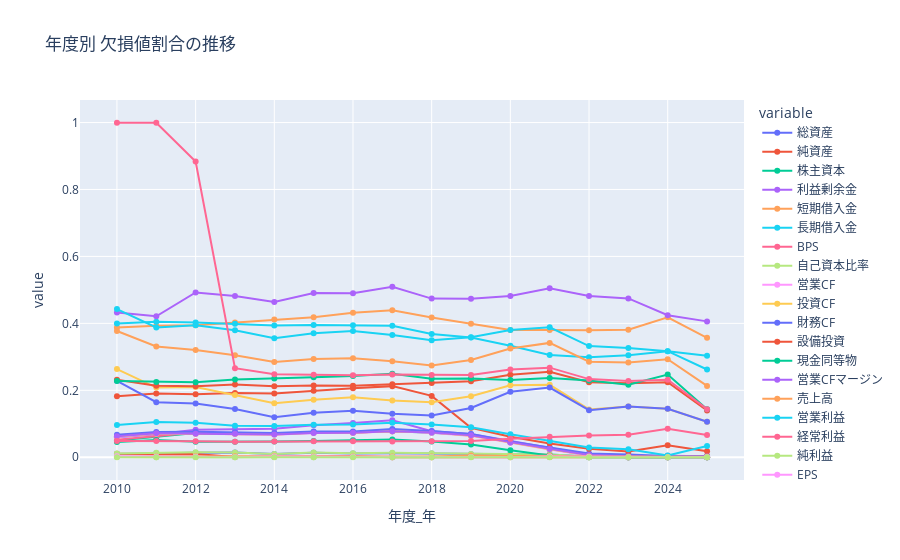

The cell this chart's notebook holds for it:
### Markdown cell above
### ☑️ 年ごとの欠損率の傾向を確認

### Code cell
df = df_ALL_DATAs.copy()
df["年度_年"] = df["年度"].astype(str).str[:4].astype(int)
missing_ratio_by_year = (
    df.drop(columns=["コード", "年度"])
    .groupby("年度_年")
    .agg(lambda g: g.isnull().mean())
    .reset_index()
)
missing_ratio_by_year = missing_ratio_by_year.set_index("年度_年")
fig = px.line(
    missing_ratio_by_year,
    title="年度別 欠損値割合の推移",
    markers=True,
)
fig.show()

### Figure 1 — Plotly figure (JSON) as saved in the notebook; plotly's stock layout.template omitted (floating-point values rounded to 4 significant figures)
{"data": [{"hovertemplate": "variable=総資産<br>年度_年=%{x}<br>value=%{y}<extra></extra>", "legendgroup": "総資産", "line": {"color": "#636efa", "dash": "solid"}, "marker": {"symbol": "circle"}, "mode": "lines+markers", "name": "総資産", "orientation": "v", "showlegend": true, "type": "scatter", "x": [2010, 2011, 2012, 2013, 2014, 2015, 2016, 2017, 2018, 2019, 2020, 2021, 2022, 2023, 2024, 2025], "xaxis": "x", "y": [0.009521, 0.01177, 0.01368, 0.01391, 0.009401, 0.01369, 0.01134, 0.01179, 0.01097, 0.008682, 0.008623, 0.008081, 0.002011, 0.0, 5.407e-05, 0.0], "yaxis": "y"}, {"hovertemplate": "variable=純資産<br>年度_年=%{x}<br>value=%{y}<extra></extra>", "legendgroup": "純資産", "line": {"color": "#EF553B", "dash": "solid"}, "marker": {"symbol": "circle"}, "mode": "lines+markers", "name": "純資産", "orientation": "v", "showlegend": true, "type": "scatter", "x": [2010, 2011, 2012, 2013, 2014, 2015, 2016, 2017, 2018, 2019, 2020, 2021, 2022, 2023, 2024, 2025], "xaxis": "x", "y": [0.01018, 0.008909, 0.009947, 0.0009072, 0.001175, 0.001426, 0.002767, 0.000268, 0.0002612, 0.0007661, 0.0007608, 0.0005051, 0.0002513, 0.0, 5.407e-05, 0.0], "yaxis": "y"}, {"hovertemplate": "variable=株主資本<br>年度_年=%{x}<br>value=%{y}<extra></extra>", "legendgroup": "株主資本", "line": {"color": "#00cc96", "dash": "solid"}, "marker": {"symbol": "circle"}, "mode": "lines+markers", "name": "株主資本", "orientation": "v", "showlegend": true, "type": "scatter", "x": [2010, 2011, 2012, 2013, 2014, 2015, 2016, 2017, 2018, 2019, 2020, 2021, 2022, 2023, 2024, 2025], "xaxis": "x", "y": [0.0499, 0.06077, 0.07274, 0.07076, 0.06962, 0.07444, 0.07416, 0.07797, 0.07313, 0.06588, 0.04489, 0.02424, 0.005026, 0.0, 5.407e-05, 0.0], "yaxis": "y"}, {"hovertemplate": "variable=利益剰余金<br>年度_年=%{x}<br>value=%{y}<extra></extra>", "legendgroup": "利益剰余金", "line": {"color": "#ab63fa", "dash": "solid"}, "marker": {"symbol": "circle"}, "mode": "lines+markers", "name": "利益剰余金", "orientation": "v", "showlegend": true, "type": "scatter", "x": [2010, 2011, 2012, 2013, 2014, 2015, 2016, 2017, 2018, 2019, 2020, 2021, 2022, 2023, 2024, 2025], "xaxis": "x", "y": [0.05975, 0.06904, 0.08237, 0.08467, 0.08549, 0.09584, 0.1021, 0.1107, 0.07757, 0.06946, 0.04819, 0.02778, 0.007791, 0.00321, 0.004704, 0.003073], "yaxis": "y"}, {"hovertemplate": "variable=短期借入金<br>年度_年=%{x}<br>value=%{y}<extra></extra>", "legendgroup": "短期借入金", "line": {"color": "#FFA15A", "dash": "solid"}, "marker": {"symbol": "circle"}, "mode": "lines+markers", "name": "短期借入金", "orientation": "v", "showlegend": true, "type": "scatter", "x": [2010, 2011, 2012, 2013, 2014, 2015, 2016, 2017, 2018, 2019, 2020, 2021, 2022, 2023, 2024, 2025], "xaxis": "x", "y": [0.3874, 0.3929, 0.3945, 0.4028, 0.4116, 0.4181, 0.4317, 0.4392, 0.4173, 0.3986, 0.3802, 0.3803, 0.3792, 0.3812, 0.4183, 0.3568], "yaxis": "y"}, {"hovertemplate": "variable=長期借入金<br>年度_年=%{x}<br>value=%{y}<extra></extra>", "legendgroup": "長期借入金", "line": {"color": "#19d3f3", "dash": "solid"}, "marker": {"symbol": "circle"}, "mode": "lines+markers", "name": "長期借入金", "orientation": "v", "showlegend": true, "type": "scatter", "x": [2010, 2011, 2012, 2013, 2014, 2015, 2016, 2017, 2018, 2019, 2020, 2021, 2022, 2023, 2024, 2025], "xaxis": "x", "y": [0.3999, 0.4047, 0.4029, 0.3985, 0.3934, 0.3953, 0.3943, 0.3928, 0.3682, 0.3575, 0.3332, 0.3058, 0.2986, 0.3044, 0.3168, 0.3032], "yaxis": "y"}, {"hovertemplate": "variable=BPS<br>年度_年=%{x}<br>value=%{y}<extra></extra>", "legendgroup": "BPS", "line": {"color": "#FF6692", "dash": "solid"}, "marker": {"symbol": "circle"}, "mode": "lines+markers", "name": "BPS", "orientation": "v", "showlegend": true, "type": "scatter", "x": [2010, 2011, 2012, 2013, 2014, 2015, 2016, 2017, 2018, 2019, 2020, 2021, 2022, 2023, 2024, 2025], "xaxis": "x", "y": [0.0522, 0.06204, 0.07367, 0.07106, 0.06992, 0.07444, 0.07416, 0.07797, 0.07365, 0.06588, 0.04489, 0.02475, 0.006283, 0.0, 5.407e-05, 0.0], "yaxis": "y"}, {"hovertemplate": "variable=自己資本比率<br>年度_年=%{x}<br>value=%{y}<extra></extra>", "legendgroup": "自己資本比率", "line": {"color": "#B6E880", "dash": "solid"}, "marker": {"symbol": "circle"}, "mode": "lines+markers", "name": "自己資本比率", "orientation": "v", "showlegend": true, "type": "scatter", "x": [2010, 2011, 2012, 2013, 2014, 2015, 2016, 2017, 2018, 2019, 2020, 2021, 2022, 2023, 2024, 2025], "xaxis": "x", "y": [0.01116, 0.01336, 0.01492, 0.01421, 0.009988, 0.01426, 0.01217, 0.0134, 0.01175, 0.009448, 0.008876, 0.008333, 0.002011, 0.0, 5.407e-05, 0.0], "yaxis": "y"}, {"hovertemplate": "variable=営業CF<br>年度_年=%{x}<br>value=%{y}<extra></extra>", "legendgroup": "営業CF", "line": {"color": "#FF97FF", "dash": "solid"}, "marker": {"symbol": "circle"}, "mode": "lines+markers", "name": "営業CF", "orientation": "v", "showlegend": true, "type": "scatter", "x": [2010, 2011, 2012, 2013, 2014, 2015, 2016, 2017, 2018, 2019, 2020, 2021, 2022, 2023, 2024, 2025], "xaxis": "x", "y": [0.06139, 0.07063, 0.06994, 0.06925, 0.06727, 0.07245, 0.07277, 0.07744, 0.07313, 0.06384, 0.04337, 0.02348, 0.005278, 0.0, 5.407e-05, 0.0003414], "yaxis": "y"}, {"hovertemplate": "variable=投資CF<br>年度_年=%{x}<br>value=%{y}<extra></extra>", "legendgroup": "投資CF", "line": {"color": "#FECB52", "dash": "solid"}, "marker": {"symbol": "circle"}, "mode": "lines+markers", "name": "投資CF", "orientation": "v", "showlegend": true, "type": "scatter", "x": [2010, 2011, 2012, 2013, 2014, 2015, 2016, 2017, 2018, 2019, 2020, 2021, 2022, 2023, 2024, 2025], "xaxis": "x", "y": [0.06205, 0.07095, 0.07025, 0.07015, 0.06786, 0.07302, 0.07333, 0.07771, 0.07443, 0.06461, 0.04464, 0.02424, 0.006786, 0.001481, 0.00173, 0.001366], "yaxis": "y"}, {"hovertemplate": "variable=財務CF<br>年度_年=%{x}<br>value=%{y}<extra></extra>", "legendgroup": "財務CF", "line": {"color": "#636efa", "dash": "solid"}, "marker": {"symbol": "circle"}, "mode": "lines+markers", "name": "財務CF", "orientation": "v", "showlegend": true, "type": "scatter", "x": [2010, 2011, 2012, 2013, 2014, 2015, 2016, 2017, 2018, 2019, 2020, 2021, 2022, 2023, 2024, 2025], "xaxis": "x", "y": [0.0673, 0.07572, 0.07616, 0.07499, 0.07256, 0.07673, 0.0772, 0.08467, 0.07835, 0.0692, 0.04743, 0.02904, 0.01156, 0.008148, 0.003947, 0.003756], "yaxis": "y"}, {"hovertemplate": "variable=設備投資<br>年度_年=%{x}<br>value=%{y}<extra></extra>", "legendgroup": "設備投資", "line": {"color": "#EF553B", "dash": "solid"}, "marker": {"symbol": "circle"}, "mode": "lines+markers", "name": "設備投資", "orientation": "v", "showlegend": true, "type": "scatter", "x": [2010, 2011, 2012, 2013, 2014, 2015, 2016, 2017, 2018, 2019, 2020, 2021, 2022, 2023, 2024, 2025], "xaxis": "x", "y": [0.1819, 0.1906, 0.1881, 0.1923, 0.1904, 0.1988, 0.2059, 0.2125, 0.1833, 0.08784, 0.06137, 0.04141, 0.02513, 0.01728, 0.03607, 0.01775], "yaxis": "y"}, {"hovertemplate": "variable=現金同等物<br>年度_年=%{x}<br>value=%{y}<extra></extra>", "legendgroup": "現金同等物", "line": {"color": "#00cc96", "dash": "solid"}, "marker": {"symbol": "circle"}, "mode": "lines+markers", "name": "現金同等物", "orientation": "v", "showlegend": true, "type": "scatter", "x": [2010, 2011, 2012, 2013, 2014, 2015, 2016, 2017, 2018, 2019, 2020, 2021, 2022, 2023, 2024, 2025], "xaxis": "x", "y": [0.04563, 0.05122, 0.04663, 0.04596, 0.0473, 0.04849, 0.05091, 0.05279, 0.04727, 0.0383, 0.0208, 0.005556, 0.0002513, 0.0, 5.407e-05, 0.0], "yaxis": "y"}, {"hovertemplate": "variable=営業CFマージン<br>年度_年=%{x}<br>value=%{y}<extra></extra>", "legendgroup": "営業CFマージン", "line": {"color": "#ab63fa", "dash": "solid"}, "marker": {"symbol": "circle"}, "mode": "lines+markers", "name": "営業CFマージン", "orientation": "v", "showlegend": true, "type": "scatter", "x": [2010, 2011, 2012, 2013, 2014, 2015, 2016, 2017, 2018, 2019, 2020, 2021, 2022, 2023, 2024, 2025], "xaxis": "x", "y": [0.06303, 0.07159, 0.07025, 0.07015, 0.06816, 0.07245, 0.07305, 0.07771, 0.07417, 0.06537, 0.04438, 0.025, 0.007037, 0.002716, 0.002379, 0.00239], "yaxis": "y"}, {"hovertemplate": "variable=売上高<br>年度_年=%{x}<br>value=%{y}<extra></extra>", "legendgroup": "売上高", "line": {"color": "#FFA15A", "dash": "solid"}, "marker": {"symbol": "circle"}, "mode": "lines+markers", "name": "売上高", "orientation": "v", "showlegend": true, "type": "scatter", "x": [2010, 2011, 2012, 2013, 2014, 2015, 2016, 2017, 2018, 2019, 2020, 2021, 2022, 2023, 2024, 2025], "xaxis": "x", "y": [0.001313, 0.002545, 0.002798, 0.003024, 0.003231, 0.002282, 0.001937, 0.002412, 0.00235, 0.005107, 0.003804, 0.004293, 0.002262, 0.001728, 0.002325, 0.001707], "yaxis": "y"}, {"hovertemplate": "variable=営業利益<br>年度_年=%{x}<br>value=%{y}<extra></extra>", "legendgroup": "営業利益", "line": {"color": "#19d3f3", "dash": "solid"}, "marker": {"symbol": "circle"}, "mode": "lines+markers", "name": "営業利益", "orientation": "v", "showlegend": true, "type": "scatter", "x": [2010, 2011, 2012, 2013, 2014, 2015, 2016, 2017, 2018, 2019, 2020, 2021, 2022, 2023, 2024, 2025], "xaxis": "x", "y": [0.09652, 0.1053, 0.1032, 0.09374, 0.09342, 0.09726, 0.09795, 0.1032, 0.0982, 0.08938, 0.06873, 0.04848, 0.02915, 0.0242, 0.005407, 0.0338], "yaxis": "y"}, {"hovertemplate": "variable=経常利益<br>年度_年=%{x}<br>value=%{y}<extra></extra>", "legendgroup": "経常利益", "line": {"color": "#FF6692", "dash": "solid"}, "marker": {"symbol": "circle"}, "mode": "lines+markers", "name": "経常利益", "orientation": "v", "showlegend": true, "type": "scatter", "x": [2010, 2011, 2012, 2013, 2014, 2015, 2016, 2017, 2018, 2019, 2020, 2021, 2022, 2023, 2024, 2025], "xaxis": "x", "y": [0.04859, 0.04868, 0.04787, 0.04657, 0.047, 0.04763, 0.04759, 0.04689, 0.04779, 0.04877, 0.05529, 0.06111, 0.06509, 0.06691, 0.08516, 0.06658], "yaxis": "y"}, {"hovertemplate": "variable=純利益<br>年度_年=%{x}<br>value=%{y}<extra></extra>", "legendgroup": "純利益", "line": {"color": "#B6E880", "dash": "solid"}, "marker": {"symbol": "circle"}, "mode": "lines+markers", "name": "純利益", "orientation": "v", "showlegend": true, "type": "scatter", "x": [2010, 2011, 2012, 2013, 2014, 2015, 2016, 2017, 2018, 2019, 2020, 2021, 2022, 2023, 2024, 2025], "xaxis": "x", "y": [0.0006566, 0.0, 0.0006217, 0.0003024, 0.0008813, 0.0002852, 0.0005534, 0.0, 0.0, 0.0005107, 0.0002536, 0.001515, 0.0005026, 0.0, 5.407e-05, 0.0], "yaxis": "y"}, {"hovertemplate": "variable=EPS<br>年度_年=%{x}<br>value=%{y}<extra></extra>", "legendgroup": "EPS", "line": {"color": "#FF97FF", "dash": "solid"}, "marker": {"symbol": "circle"}, "mode": "lines+markers", "name": "EPS", "orientation": "v", "showlegend": true, "type": "scatter", "x": [2010, 2011, 2012, 2013, 2014, 2015, 2016, 2017, 2018, 2019, 2020, 2021, 2022, 2023, 2024, 2025], "xaxis": "x", "y": [0.002626, 0.001591, 0.001554, 0.0009072, 0.002056, 0.001426, 0.001384, 0.000268, 0.0007835, 0.0005107, 0.0002536, 0.002273, 0.001759, 0.0, 5.407e-05, 0.0], "yaxis": "y"}, {"hovertemplate": "variable=ROE<br>年度_年=%{x}<br>value=%{y}<extra></extra>", "legendgroup": "ROE", "line": {"color": "#FECB52", "dash": "solid"}, "marker": {"symbol": "circle"}, "mode": "lines+markers", "name": "ROE", "orientation": "v", "showlegend": true, "type": "scatter", "x": [2010, 2011, 2012, 2013, 2014, 2015, 2016, 2017, 2018, 2019, 2020, 2021, 2022, 2023, 2024, 2025], "xaxis": "x", "y": [0.2633, 0.2081, 0.2101, 0.186, 0.1613, 0.172, 0.179, 0.1696, 0.1643, 0.1821, 0.2153, 0.2164, 0.1427, 0.1514, 0.145, 0.1058], "yaxis": "y"}, {"hovertemplate": "variable=ROA<br>年度_年=%{x}<br>value=%{y}<extra></extra>", "legendgroup": "ROA", "line": {"color": "#636efa", "dash": "solid"}, "marker": {"symbol": "circle"}, "mode": "lines+markers", "name": "ROA", "orientation": "v", "showlegend": true, "type": "scatter", "x": [2010, 2011, 2012, 2013, 2014, 2015, 2016, 2017, 2018, 2019, 2020, 2021, 2022, 2023, 2024, 2025], "xaxis": "x", "y": [0.2285, 0.1645, 0.1604, 0.1442, 0.1193, 0.1332, 0.1389, 0.13, 0.1248, 0.1473, 0.1958, 0.2081, 0.1405, 0.1516, 0.145, 0.1058], "yaxis": "y"}, {"hovertemplate": "variable=一株配当<br>年度_年=%{x}<br>value=%{y}<extra></extra>", "legendgroup": "一株配当", "line": {"color": "#EF553B", "dash": "solid"}, "marker": {"symbol": "circle"}, "mode": "lines+markers", "name": "一株配当", "orientation": "v", "showlegend": true, "type": "scatter", "x": [2010, 2011, 2012, 2013, 2014, 2015, 2016, 2017, 2018, 2019, 2020, 2021, 2022, 2023, 2024, 2025], "xaxis": "x", "y": [0.2318, 0.2138, 0.2123, 0.2177, 0.2118, 0.2142, 0.2139, 0.2178, 0.2215, 0.227, 0.2465, 0.2553, 0.2244, 0.2212, 0.224, 0.14], "yaxis": "y"}, {"hovertemplate": "variable=剰余金の配当<br>年度_年=%{x}<br>value=%{y}<extra></extra>", "legendgroup": "剰余金の配当", "line": {"color": "#00cc96", "dash": "solid"}, "marker": {"symbol": "circle"}, "mode": "lines+markers", "name": "剰余金の配当", "orientation": "v", "showlegend": true, "type": "scatter", "x": [2010, 2011, 2012, 2013, 2014, 2015, 2016, 2017, 2018, 2019, 2020, 2021, 2022, 2023, 2024, 2025], "xaxis": "x", "y": [0.2278, 0.2249, 0.2238, 0.2325, 0.235, 0.2387, 0.2427, 0.2495, 0.2345, 0.2352, 0.2305, 0.2366, 0.229, 0.2168, 0.2471, 0.1434], "yaxis": "y"}, {"hovertemplate": "variable=自社株買い<br>年度_年=%{x}<br>value=%{y}<extra></extra>", "legendgroup": "自社株買い", "line": {"color": "#ab63fa", "dash": "solid"}, "marker": {"symbol": "circle"}, "mode": "lines+markers", "name": "自社株買い", "orientation": "v", "showlegend": true, "type": "scatter", "x": [2010, 2011, 2012, 2013, 2014, 2015, 2016, 2017, 2018, 2019, 2020, 2021, 2022, 2023, 2024, 2025], "xaxis": "x", "y": [0.4324, 0.4213, 0.4924, 0.4817, 0.4642, 0.4909, 0.4898, 0.5094, 0.474, 0.4737, 0.4816, 0.5048, 0.4815, 0.4746, 0.4245, 0.4059], "yaxis": "y"}, {"hovertemplate": "variable=配当性向<br>年度_年=%{x}<br>value=%{y}<extra></extra>", "legendgroup": "配当性向", "line": {"color": "#FFA15A", "dash": "solid"}, "marker": {"symbol": "circle"}, "mode": "lines+markers", "name": "配当性向", "orientation": "v", "showlegend": true, "type": "scatter", "x": [2010, 2011, 2012, 2013, 2014, 2015, 2016, 2017, 2018, 2019, 2020, 2021, 2022, 2023, 2024, 2025], "xaxis": "x", "y": [0.3772, 0.3309, 0.3205, 0.3045, 0.2847, 0.2935, 0.2961, 0.2867, 0.2745, 0.2906, 0.3251, 0.3417, 0.2855, 0.283, 0.293, 0.213], "yaxis": "y"}, {"hovertemplate": "variable=総還元性向<br>年度_年=%{x}<br>value=%{y}<extra></extra>", "legendgroup": "総還元性向", "line": {"color": "#19d3f3", "dash": "solid"}, "marker": {"symbol": "circle"}, "mode": "lines+markers", "name": "総還元性向", "orientation": "v", "showlegend": true, "type": "scatter", "x": [2010, 2011, 2012, 2013, 2014, 2015, 2016, 2017, 2018, 2019, 2020, 2021, 2022, 2023, 2024, 2025], "xaxis": "x", "y": [0.4425, 0.3878, 0.3942, 0.3792, 0.3555, 0.3705, 0.3769, 0.3652, 0.3494, 0.3585, 0.3802, 0.3884, 0.3322, 0.3264, 0.3169, 0.2622], "yaxis": "y"}, {"hovertemplate": "variable=純資産配当率<br>年度_年=%{x}<br>value=%{y}<extra></extra>", "legendgroup": "純資産配当率", "line": {"color": "#FF6692", "dash": "solid"}, "marker": {"symbol": "circle"}, "mode": "lines+markers", "name": "純資産配当率", "orientation": "v", "showlegend": true, "type": "scatter", "x": [2010, 2011, 2012, 2013, 2014, 2015, 2016, 2017, 2018, 2019, 2020, 2021, 2022, 2023, 2024, 2025], "xaxis": "x", "y": [0.9993, 0.9994, 0.8834, 0.2661, 0.2479, 0.2461, 0.2449, 0.2471, 0.246, 0.2457, 0.2625, 0.2677, 0.2335, 0.2281, 0.2318, 0.1437], "yaxis": "y"}, {"hovertemplate": "variable=西暦<br>年度_年=%{x}<br>value=%{y}<extra></extra>", "legendgroup": "西暦", "line": {"color": "#B6E880", "dash": "solid"}, "marker": {"symbol": "circle"}, "mode": "lines+markers", "name": "西暦", "orientation": "v", "showlegend": true, "type": "scatter", "x": [2010, 2011, 2012, 2013, 2014, 2015, 2016, 2017, 2018, 2019, 2020, 2021, 2022, 2023, 2024, 2025], "xaxis": "x", "y": [0.0, 0.0, 0.0, 0.0, 0.0, 0.0, 0.0, 0.0, 0.0, 0.0, 0.0, 0.0, 0.0, 0.0, 0.0, 0.0], "yaxis": "y"}], "layout": {"legend": {"title": {"text": "variable"}, "tracegroupgap": 0}, "title": {"text": "年度別 欠損値割合の推移"}, "xaxis": {"anchor": "y", "domain": [0, 1], "title": {"text": "年度_年"}}, "yaxis": {"anchor": "x", "domain": [0, 1], "title": {"text": "value"}}}}
